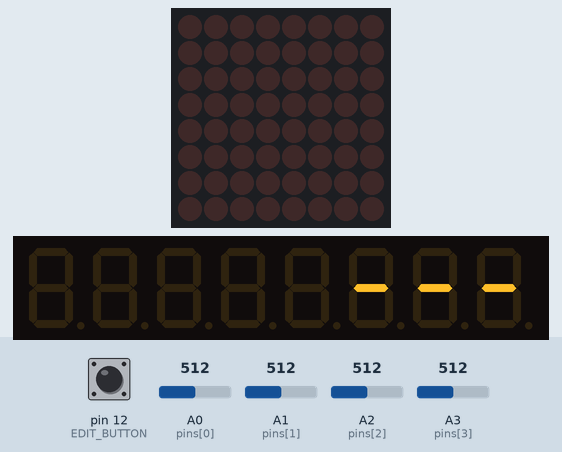
Simulated run of this sketch. Board: Teensy 3. On the bench: 8×8 LED matrix, 8-digit seven-segment display. The inputs (shaded band) are chosen by the test bench; at power-on: pin 12 (EDIT_BUTTON) HIGH, A0 (pins[0]) = 512, A1 (pins[1]) = 512, A2 (pins[2]) = 512, A3 (pins[3]) = 512. EEPROM starts erased.

Above: at 4.2 s.
4.3 s: pin 12 (EDIT_BUTTON) pulled LOW for 0.15 s
At 5.7 s:
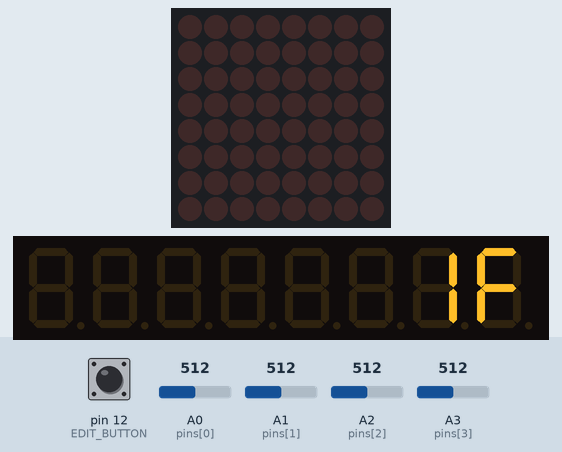
7.4 s: pin 12 (EDIT_BUTTON) pulled LOW for 1 s
At 10.2 s:
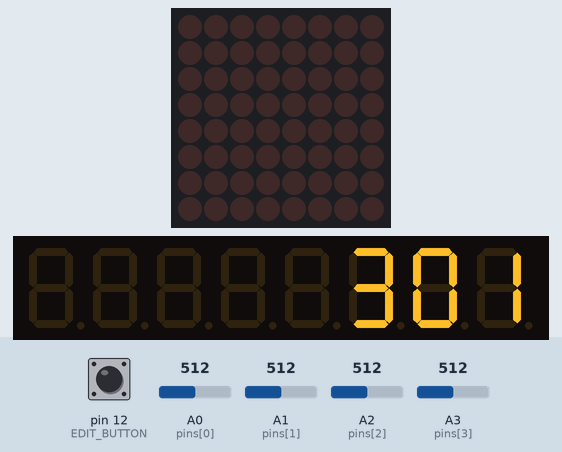
Timing chart, 0 to 11.7 s (numbered marks = the images above; inputs shaded):
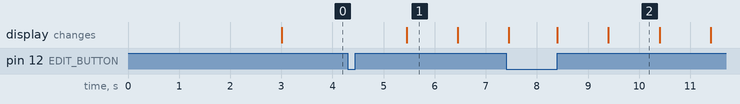

The sketch:

FADR-4.ino
```cpp
/******************************
   FADR-4 v1.0.0
   for Teensy LC (www.pjrc.com)
   by Notes and Volts
   www.notesandvolts.com
 ******************************/

/**************************************
   ** Upload Settings **
   Board: "Teensy LC"
   USB Type: "MIDI"
   CPU Speed: "48 Mhz"
 **************************************/

#include <LedControl.h>
#include <EEPROM.h>

#define EEPROM_KEY 200
#define LED_LEVEL 2

#define EDIT_BUTTON 12

LedControl mydisplay = LedControl(4, 2, 3, 1);

byte memStart = 2; // Start of Faders in EEPROM
byte bank = 0;
int oldValue[8];
int pins[] = {A0, A1, A2, A3, A4, A5, A6, A7};
byte cc[][8] = {
  {1, 2, 3, 4, 5, 6, 7, 8},
  {1, 2, 3, 4, 5, 6, 7, 8},
  {1, 2, 3, 4, 5, 6, 7, 8},
  {1, 2, 3, 4, 5, 6, 7, 8},
  {1, 2, 3, 4, 5, 6, 7, 8},
  {1, 2, 3, 4, 5, 6, 7, 8},
  {1, 2, 3, 4, 5, 6, 7, 8},
  {1, 2, 3, 4, 5, 6, 7, 8}
};
byte mChan[] = {1, 2, 3, 4, 5, 6, 7, 8};
byte val = 0;

void setup() {
  pinMode(EDIT_BUTTON, INPUT_PULLUP); //Edit Button
  mydisplay.setIntensity(0, LED_LEVEL); // 15 = brightest
  mydisplay.shutdown(0, false);  // turns on display
  mydisplay.setRow(0, 0, 0x76);
  mydisplay.setRow(0, 1, 0x77);
  mydisplay.setRow(0, 2, 0x3e);

  initRom();
  readRom();
  if (digitalRead(EDIT_BUTTON) == LOW) {
    mydisplay.setChar(0, 0, 8, true);
    mydisplay.setChar(0, 1, 8, true);
    mydisplay.setDigit(0, 2, 8, true);
    delay(2000);
    mydisplay.setDigit(0, 0, 1, true); // Version 1.0.0
    mydisplay.setDigit(0, 1, 0, true);
    mydisplay.setDigit(0, 2, 0, false);
    delay(8000);
  }
  if (digitalRead(EDIT_BUTTON) == LOW) {
    showRom();
  }
  delay(2000);
  faderReset();
}

void loop() {
  usbMIDI.read();
  switch (checkButton()) {
    case 1:
      displayMode();
      break;
    case 2:
      channelEdit();
      break;
  }
  for (int x = 0; x < 4; x++) {
    val = getFaderValue(x);
    if (val < 255) {
      usbMIDI.sendControlChange(cc[bank][x], (val), mChan[0]);
      threeDigit(val);
    }
  }
}

void faderReset() {
  for (int x = 0; x < 4; x++) {
    val = getFaderValue(x);
    if (val < 255) {
    }
  }
  mydisplay.setChar(0, 0, '-', false);
  mydisplay.setChar(0, 1, '-', false);
  mydisplay.setChar(0, 2, '-', false);
}

void channelEdit() {
  int channelVal = mChan[0];
  chanDigit(channelVal);

  while (checkButton() != 1) {
    usbMIDI.read();
    for (int x = 0; x < 4; x++) {
      val = getFaderValue(x);
      if (val < 255) {
        channelVal = (val >> 3) + 1;
        chanDigit(channelVal);
      }
    }
  }
  mChan[0] = channelVal;
  if (mChan[0] != EEPROM.read(1)) EEPROM.write(1, mChan[0]);
  mydisplay.setIntensity(0, 0);
  delay(100);
  mydisplay.setIntensity(0, LED_LEVEL);
  delay(100);
  mydisplay.setIntensity(0, 0);
  delay(100);
  mydisplay.setIntensity(0, LED_LEVEL);
  delay(100);

  faderReset();
}

void displayMode() {
  unsigned long buttonMillis;
  unsigned long currentMillis;
  unsigned long delayMillis;
  byte faderSelected = 1;
  bool toggle = true;
  byte buttonStat = 0;

  buttonMillis = millis();
  delayMillis = buttonMillis;//TEST

  while (1) {
    usbMIDI.read();
    currentMillis = millis();
    buttonStat = checkButton();
    if (buttonStat == 1) {
      faderSelected++;
      if (faderSelected > 4) faderSelected = 1;
      mydisplay.setChar(0, 0, 'F', false);
      mydisplay.setDigit(0, 1, faderSelected, false);
      mydisplay.setChar(0, 2, ' ', false);
      buttonMillis = millis();
      delayMillis = buttonMillis;
      currentMillis = buttonMillis;
      toggle = false;
    }

    else if (buttonStat == 2) {
      threeDigit(cc[bank][faderSelected - 1]);
      faderEdit(faderSelected);
      buttonMillis = millis();
      delayMillis = buttonMillis;
      currentMillis = buttonMillis;
      toggle = false;
    }

    if (currentMillis - delayMillis >= 1000) {
      if (toggle == true) {
        mydisplay.setChar(0, 0, 'F', false);
        mydisplay.setDigit(0, 1, faderSelected, false);
        mydisplay.setChar(0, 2, ' ', false);
      }
      else if (toggle == false) {
        threeDigit(cc[bank][faderSelected - 1]);
      }
      toggle = !toggle;
      delayMillis = millis();
    }

    if (currentMillis - buttonMillis > 8000) {
      faderReset();
      return;
    }
  }
}

void faderEdit(byte fader) {
  unsigned long delayMillis;
  bool toggle = true;
  byte temp = cc[0][fader - 1];

  delayMillis = millis();
  while (checkButton() == 2) {
    usbMIDI.read();
    if (millis() - delayMillis >= 100) {
      if (toggle == true) mydisplay.setIntensity(0, 0);
      else mydisplay.setIntensity(0, LED_LEVEL);
      delayMillis = millis();
      toggle = !toggle;
    }
    for (int x = 0; x < 4; x++) {
      val = getFaderValue(x);
      if (val < 255) {
        threeDigit(val);
        temp = val;
        cc[0][fader - 1] = val;
      }
    }
  }
  if (temp != EEPROM.read((fader - 1) + memStart)) EEPROM.write((fader - 1) + memStart, temp); //Write new CC to EEProm
  mydisplay.setIntensity(0, LED_LEVEL);
  return;
}

void threeDigit(int number) {
  int first = number / 100;
  int secon = number % 100 / 10;
  int third = number % 10;
  mydisplay.setDigit(0, 2, third, false);
  mydisplay.setDigit(0, 1, secon, false);
  mydisplay.setDigit(0, 0, first, false);
}

void chanDigit(int number) {
  int secon = number % 100 / 10;
  int third = number % 10;
  mydisplay.setDigit(0, 2, third, false);
  mydisplay.setDigit(0, 1, secon, false);
  mydisplay.setChar(0, 0, 'C', false);

}

int getFaderValue(int pin) {
  int value = analogRead(pins[pin]);
  int tmp = (oldValue[pin] - value);
  if (tmp >= 8 || tmp <= -8) {
    value = analogRead(pins[pin]);
    tmp = (oldValue[pin] - value);
    if ((tmp >= 8) || (tmp <= -8)) {
      if (value == 8) oldValue[pin] = value + 1;// Zero Fix
      else oldValue[pin] = value;
      if (value < 8) return 0; //test
      else return (value >> 3); //test
    }
  }
  return 255;
}

void editBank() {
  bank++;
  if (bank > 7) bank = 0;
  mydisplay.clearDisplay(0);
  mydisplay.setChar(0, 0, 'B', false);
  mydisplay.setChar(0, 2, (bank + 1), false);
  delay(500);
}

void readRom() {
  mChan[0] = EEPROM.read(1); //Read Midi Channel

  for (int bank = 0; bank < 8; bank++) {
    for (int fader = 0; fader < 8; fader++) {
      cc[bank][fader] = EEPROM.read((bank * 8) + (fader + memStart));
    }
  }
}

void initRom() {
  byte key = 102; // First CC Number

  if (EEPROM.read(0) != EEPROM_KEY) {
    EEPROM.write(0, EEPROM_KEY); // Key

    EEPROM.write(1, 1); // Set Midi channel to 1

    for (int bank = 0; bank < 8; bank++) {
      for (int fader = 0; fader < 8; fader++) {
        EEPROM.write((bank * 8) + (fader + memStart), key);
        key++;
      }
    }
    mydisplay.setChar(0, 0, ' ', true);
    mydisplay.setChar(0, 1, ' ', true);
    mydisplay.setChar(0, 2, ' ', true);
    delay(1000);
  }
}

byte checkButton() {
  const int debounce = 50;
  const int longPress = 2000;
  static byte buttonState = 0;
  static unsigned long buttonMillis;
  static unsigned long currentMillis;

  switch (buttonState) {
    case 0: // Nothing
      if (digitalRead(EDIT_BUTTON) == LOW) {
        buttonState = 1;
        buttonMillis = millis();
      }
      return 0;
      break;
    case 1: // Test
      currentMillis = millis();
      if (currentMillis - buttonMillis > debounce) {
        if (digitalRead(EDIT_BUTTON) == LOW) buttonState = 2;
        else buttonState = 0;
      }
      return 0;
      break;
    case 2: // Valid
      currentMillis = millis();
      if (digitalRead(EDIT_BUTTON) == LOW) {
        if (currentMillis - buttonMillis > longPress) {
          buttonState = 3;
          return 2;
        }
      }
      else {
        buttonState = 0;
        return 1;
      }
      return 0;
      break;
    case 3: // Long
      if (digitalRead(EDIT_BUTTON) == HIGH) {
        buttonState = 0;
        return 0;
      }
      else return 2;
      break;
    default:
      buttonState = 0;
      return 0;
      break;
  }
}

void showRom() {
  for (int i = 0; i < 6; i++) {
    threeDigit(EEPROM.read(i));
    delay(2000);
  }
}
```

Measured:
- after the input at 4.3 s, the display: changes after 1.2 s (image 1)
- what the display in image 1 shows lasts 1.0 s, from 5.5 s to 6.5 s
